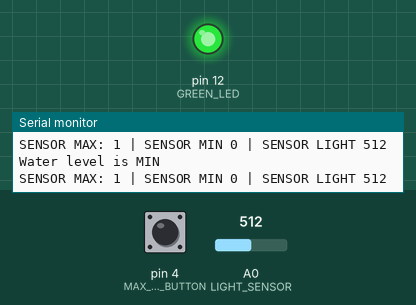
This sketch was run on a simulated Arduino Uno, built with avr-gcc and run on an emulated ATmega328P. Shown: output pins drawn as LEDs (lit = HIGH), the last lines printed to the serial monitor. Inputs (shaded band) come from the test bench; at power-on: pin 4 (MAX_LEVEL_BUTTON) HIGH, A0 (LIGHT_SENSOR) = 512.

Above: at 1.8 s.
1.9 s: pin 4 (MAX_LEVEL_BUTTON) pulled LOW for 1.2 s
At 2.9 s:
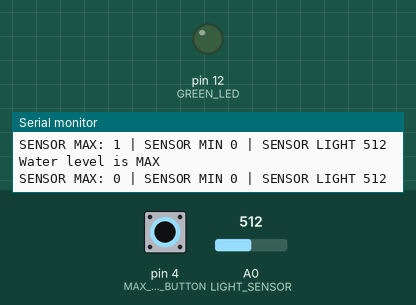
5.5 s: pin 4 (MAX_LEVEL_BUTTON) pulled LOW for 3.2 s
At 9.3 s:
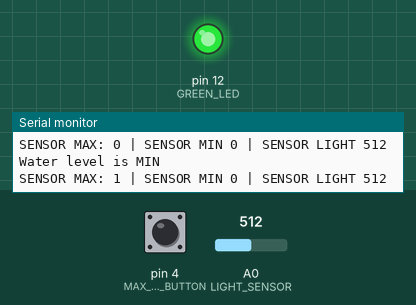
Timing chart, 0 to 10.8 s (numbered marks = the images above; inputs shaded):
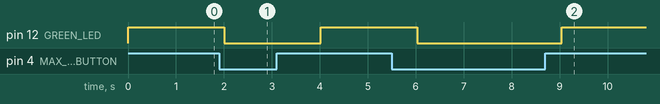

The sketch:

trab1.ino
```cpp
// board is esp8266

#define MAX_LEVEL_BUTTON 4  //push button
#define MIN_LEVEL_BUTTON 0  //flash button
#define GREEN_LED 12        //green led
#define LIGHT_SENSOR A0     //light sensor

void setup(){
    pinMode(MAX_LEVEL_BUTTON, INPUT);
    pinMode(MIN_LEVEL_BUTTON, INPUT);
    pinMode(LIGHT_SENSOR, INPUT);
    pinMode(GREEN_LED, OUTPUT);
    Serial.begin(9600);
}

int max_level = 0;
int min_level = 0;
int light_level = 0;

void loop(){
    //if push button is pressed, water level is MAX, turn off green led
    max_level = digitalRead(MAX_LEVEL_BUTTON);
    min_level = digitalRead(MIN_LEVEL_BUTTON);
    light_level = analogRead(LIGHT_SENSOR);

    if(max_level == LOW){
        digitalWrite(GREEN_LED, LOW);
        Serial.println("Water level is MAX");
    }
    //if flash button is pressed, water level is MIN, turn on green led
    else if(min_level== LOW){
        digitalWrite(GREEN_LED, HIGH);
        Serial.println("Water level is MIN");
    }

    Serial.println("SENSOR MAX: "+ String(max_level) +" | SENSOR MIN "+ String(min_level) +" | SENSOR LIGHT "+ String(light_level));
    delay(1000);
}
```

Measured:
- after the input at 1.9 s, pin 12 (GREEN_LED): HIGH → LOW after 0.11 s, → HIGH 2.0 s later
- after the input at 5.5 s, pin 12 (GREEN_LED): HIGH → LOW after 0.53 s, → HIGH 3.0 s later
